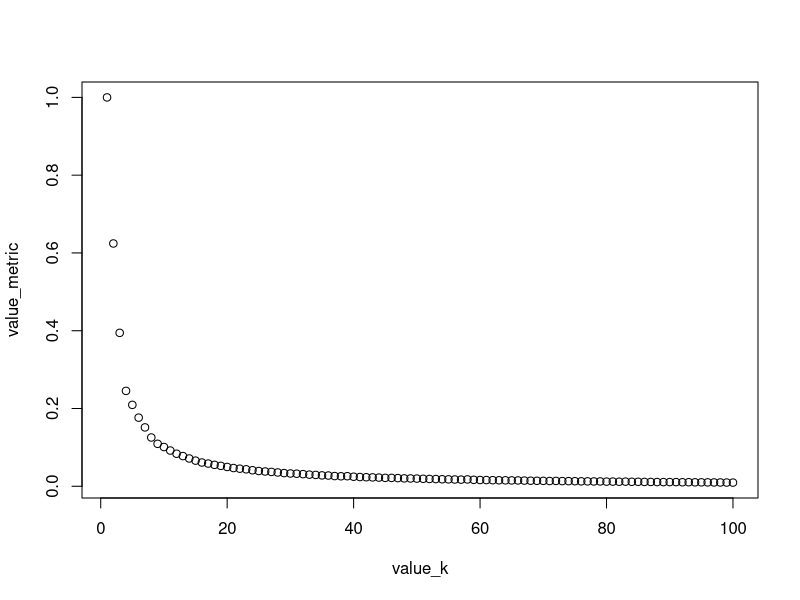

Source code (R):
# Lets generate dataset randomly
x=runif(1000)
y=runif(1000)

data=cbind(x,y)
# One would have to specify the dataset along with # of clusters in input
km=kmeans(data,2)

str(km)




value_k=c()
value_metric=c()

x=runif(10000)
y=runif(10000)

data=cbind(x,y)

for(i in 1:100){
  km=kmeans(data,i)
  value_k=c(value_k,i)
  metric=km$tot.withinss/km$totss
  value_metric=c(value_metric,metric)
}

plot(value_k,value_metric)